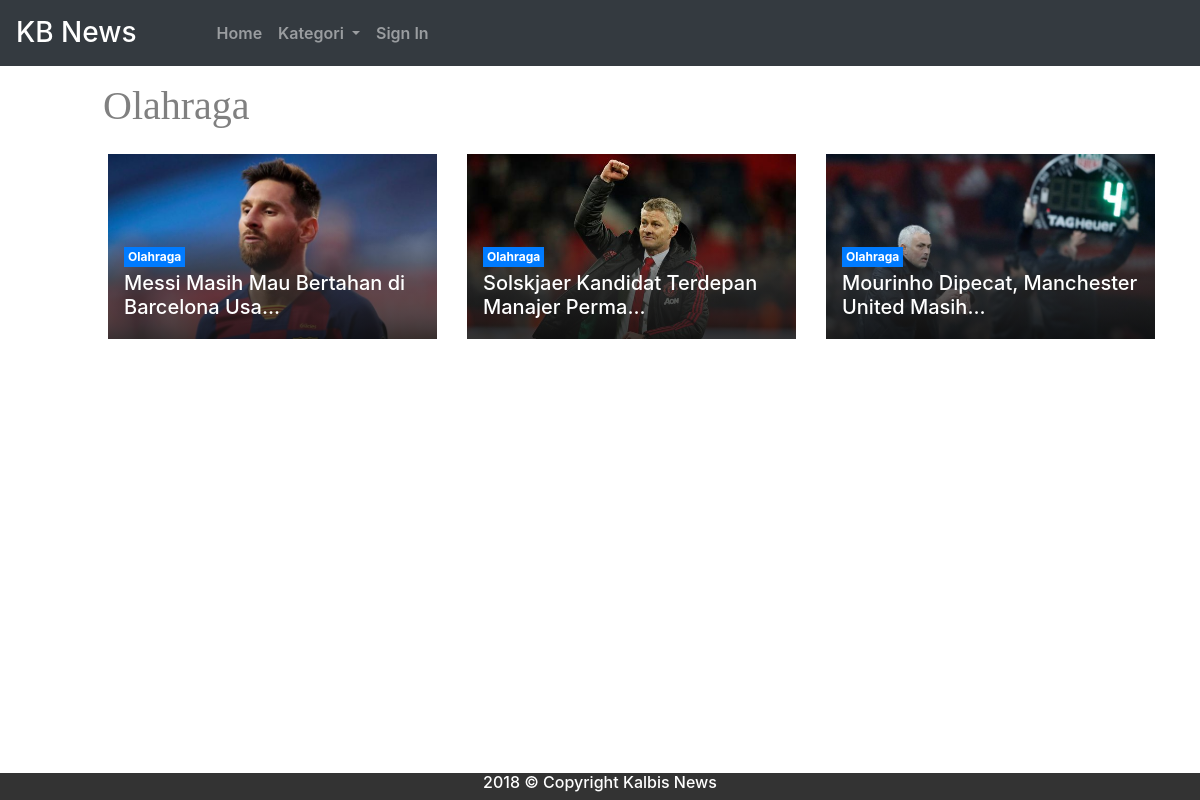
Page /index.php?p=kategori&&id=4 on the committed database.
### tables this page shows
CREATE TABLE `kategori` (
  `id_kat` int(11) NOT NULL,
  `nama_kat` varchar(25) NOT NULL
);

CREATE TABLE `berita` (
  `id_berita` int(11) NOT NULL,
  `judul` varchar(100) NOT NULL,
  `tanggal` varchar(50) NOT NULL,
  `isi` text NOT NULL,
  `gambar` varchar(50) NOT NULL,
  `id_kat` int(11) NOT NULL,
  `id_user` int(11) NOT NULL
);

### index.php (called while the page is built, shortened)
<?php
 	require 'templates/head.php';
?>
<?php
	if(!isset($_GET['p'])){
   		$page = "home";
	}
	else{
	    $page = $_GET['p'];
	}
	require 'pages/' . $page . '.php';
?>
<?php
  require 'templates/foot.php';
?>

### database/Kategori.php (called while the page is built, shortened)
<?php
class Kategori{
	private $pdo;
	function __construct(){
		try{
			$this->pdo = new PDO('mysql:host=localhost;dbname=id14803266_kalbis_news', 'id14803266_root', 'nenquU{@8Fs2$+v)');
		}catch(PDOException $e){
			echo $e;
		}
	}
	public function tampilBy_Idkat($id_kat){
		$sql = "SELECT * FROM kategori
				WHERE id_kat=?";
		$stmt = $this->pdo->prepare($sql);
		$stmt->execute([$id_kat]);
		$data = $stmt->fetch();
		return $data;
	}
}

### database/Berita.php (called while the page is built, shortened)
<?php
class Berita{
	private $pdo;
	function __construct(){
		try{
			$this->pdo = new PDO('mysql:host=localhost;dbname=id14803266_kalbis_news', 'id14803266_root', 'nenquU{@8Fs2$+v)');
		}catch(PDOException $e){
			echo $e;
		}
	}
	public function tampilBerita_ByKat($id){
		$sql = "SELECT * FROM berita
				JOIN user JOIN kategori
				ON berita.id_user = user.id
				AND berita.id_kat = kategori.id_kat
				AND berita.id_kat = ?
				ORDER BY id_berita desc";
		$stmt = $this->pdo->prepare($sql);
		$stmt->execute([$id]);
		return $stmt;
	}
}

### pages/kategori.php (the view, shortened to what this page needs)
<?php
    require ('database/Berita.php');
    $baris = $kat->tampilBy_IdKat($_GET['id']);
    $berita = new Berita();
    $data = $berita->tampilBerita_ByKat($_GET['id']);
?>
<div class="container">
    <div class="row">
        <div class="col-sm-5 ml-5 mt-3">
            <h1 style="color: grey;font-family: 'poppins';margin-left: 10px"><?= $baris['nama_kat']; ?></h1>
        </div>
    </div>
    <div class="row ml-5">
        <?php
            foreach ($data as $row) {
            if(strlen($row['judul']) > 40){
                $maxlength = 41;
                $judul = substr($row['judul'],0,$maxlength);
                $judul .= "...";
            }
            else{
                $judul = $row['judul'];
            }
        ?>
        <div class="col-sm-4 mt-3">
            <div class="card border-0 rounded-0 text-white overflow zoom">
                <div class="position-relative">
                    <div class="ratio_right-cover-2 image-wrapper">
                        <a href="index.php?p=baca_berita&&id=<?= $row['id_berita']; ?>">
                            <img class="img-fluid"
                                    src="gambar/<?= $row['gambar']; ?>"
                                    alt="bootstrap templates for blog">
                        </a>
                    </div>
                    <div class="position-absolute p-2 p-lg-3 b-0 w-100 bg-shadow">
                        <a class="p-1 badge badge-primary rounded-0" href=""><?= $row['nama_kat']; ?></a>
                        <a style="text-decoration: none" href="index.php?p=baca_berita&&id=<?= $row['id_berita']; ?>">
                            <h2 class="h5 text-white my-1"><?= $judul; ?></h2>
                        </a>
                    </div>
                </div>
            </div>
        </div>
        <?php
            }
        ?>
    </div>
</div>

### pages/kategori.php (style rules this page uses)
.b-0 { bottom: 0; }
.bg-shadow { background: rgba(76, 76, 76, 0); background: -webkit-gradient(left top, left bottom, color-stop(0%, rgba(179, 171, 171, 0)), color-stop(49%, rgba(48, 48, 48, 0.37)), color-stop(100%, rgba(19, 19, 19, 0.8))); background: linear-gradient(to bottom, rgba(179, 171, 171, 0) 0%, rgba(48, 48, 48, 0.71) 49%, rgba(19, 19, 19, 0.8) 100%); filter: progid:DXImageTransform.Microsoft.gradient( startColorstr='#4c4c4c', endColorstr='#131313', GradientType=0 ); }
.overflow { position: relative; overflow: hidden; }
.zoom img { transition: all 0.2s linear; }

### rows in the picture
kategori: nama_kat "Olahraga"
berita: gambar (picture), id_kat.nama_kat "Olahraga", judul "Messi Masih Mau Bertahan di Barcelona Usa..."
berita: gambar (picture), id_kat.nama_kat "Olahraga", judul "Solskjaer Kandidat Terdepan Manajer Perma..."
berita: gambar (picture), id_kat.nama_kat "Olahraga", judul "Mourinho Dipecat, Manchester United Masih..."
